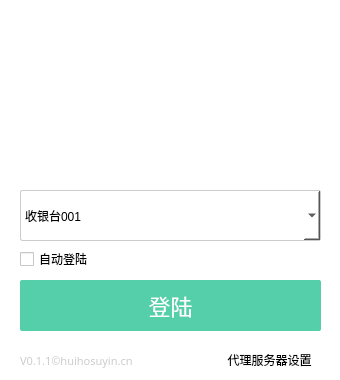
<?xml version="1.0" encoding="UTF-8"?>
<ui version="4.0">
 <class>logins</class>
 <widget class="QMainWindow" name="logins">
  <property name="geometry">
   <rect>
    <x>0</x>
    <y>0</y>
    <width>340</width>
    <height>380</height>
   </rect>
  </property>
  <property name="windowTitle">
   <string>MainWindow</string>
  </property>
  <property name="styleSheet">
   <string notr="true">background:rgb(255, 255, 255)</string>
  </property>
  <widget class="QWidget" name="centralwidget">
   <widget class="QPushButton" name="pushButton_6">
    <property name="geometry">
     <rect>
      <x>219</x>
      <y>350</y>
      <width>101</width>
      <height>20</height>
     </rect>
    </property>
    <property name="layoutDirection">
     <enum>Qt::RightToLeft</enum>
    </property>
    <property name="styleSheet">
     <string notr="true">
font-family: Microsoft YaHei;
font-size: 12px;
color: #rgb(153, 153, 153);</string>
    </property>
    <property name="text">
     <string>代理服务器设置</string>
    </property>
    <property name="icon">
     <iconset resource="images.qrc">
      <normaloff>:/images/ico/arr.png</normaloff>:/images/ico/arr.png</iconset>
    </property>
    <property name="autoDefault">
     <bool>false</bool>
    </property>
    <property name="flat">
     <bool>true</bool>
    </property>
   </widget>
   <widget class="QPushButton" name="pushButton_5">
    <property name="geometry">
     <rect>
      <x>300</x>
      <y>0</y>
      <width>40</width>
      <height>40</height>
     </rect>
    </property>
    <property name="text">
     <string/>
    </property>
    <property name="icon">
     <iconset resource="images.qrc">
      <normaloff>:/images/ico/close-hover.png</normaloff>:/images/ico/close-hover.png</iconset>
    </property>
    <property name="iconSize">
     <size>
      <width>20</width>
      <height>20</height>
     </size>
    </property>
    <property name="flat">
     <bool>true</bool>
    </property>
   </widget>
   <widget class="QPushButton" name="pushButton_4">
    <property name="geometry">
     <rect>
      <x>20</x>
      <y>280</y>
      <width>301</width>
      <height>51</height>
     </rect>
    </property>
    <property name="styleSheet">
     <string notr="true">background-color:rgb(84, 207, 170);
color:rgb(255, 255, 255);
border-radius:2px;
border:none;
font-family: MicrosoftSansSerif;
font-size: 22px;
letter-spacing: 2;</string>
    </property>
    <property name="text">
     <string>登陆</string>
    </property>
   </widget>
   <widget class="QCheckBox" name="checkBox_2">
    <property name="geometry">
     <rect>
      <x>20</x>
      <y>250</y>
      <width>73</width>
      <height>18</height>
     </rect>
    </property>
    <property name="text">
     <string>自动登陆</string>
    </property>
   </widget>
   <widget class="QLabel" name="label_2">
    <property name="geometry">
     <rect>
      <x>20</x>
      <y>350</y>
      <width>131</width>
      <height>21</height>
     </rect>
    </property>
    <property name="styleSheet">
     <string notr="true">font-size:11px;
color:rgb(204, 204, 204);
font-family: Microsoft YaHei;</string>
    </property>
    <property name="text">
     <string>V0.1.1©huihosuyin.cn</string>
    </property>
   </widget>
   <widget class="QComboBox" name="loginComboBox_2">
    <property name="geometry">
     <rect>
      <x>20</x>
      <y>190</y>
      <width>301</width>
      <height>51</height>
     </rect>
    </property>
    <property name="styleSheet">
     <string notr="true">border:1px solid rgb(204, 204, 204);
background: #FFFFFF;
border-radius: 2px;</string>
    </property>
    <property name="currentText">
     <string>收银台001</string>
    </property>
    <item>
     <property name="text">
      <string>收银台001</string>
     </property>
    </item>
    <item>
     <property name="text">
      <string>收银台002</string>
     </property>
    </item>
    <item>
     <property name="text">
      <string>收银台003</string>
     </property>
    </item>
   </widget>
   <widget class="QWidget" name="widget_2" native="true">
    <property name="geometry">
     <rect>
      <x>60</x>
      <y>10</y>
      <width>201</width>
      <height>151</height>
     </rect>
    </property>
    <property name="styleSheet">
     <string notr="true">background:url(:/images/logo-login.png) no-repeat center;</string>
    </property>
   </widget>
  </widget>
 </widget>
 <resources>
  <include location="images.qrc"/>
 </resources>
 <connections/>
</ui>
